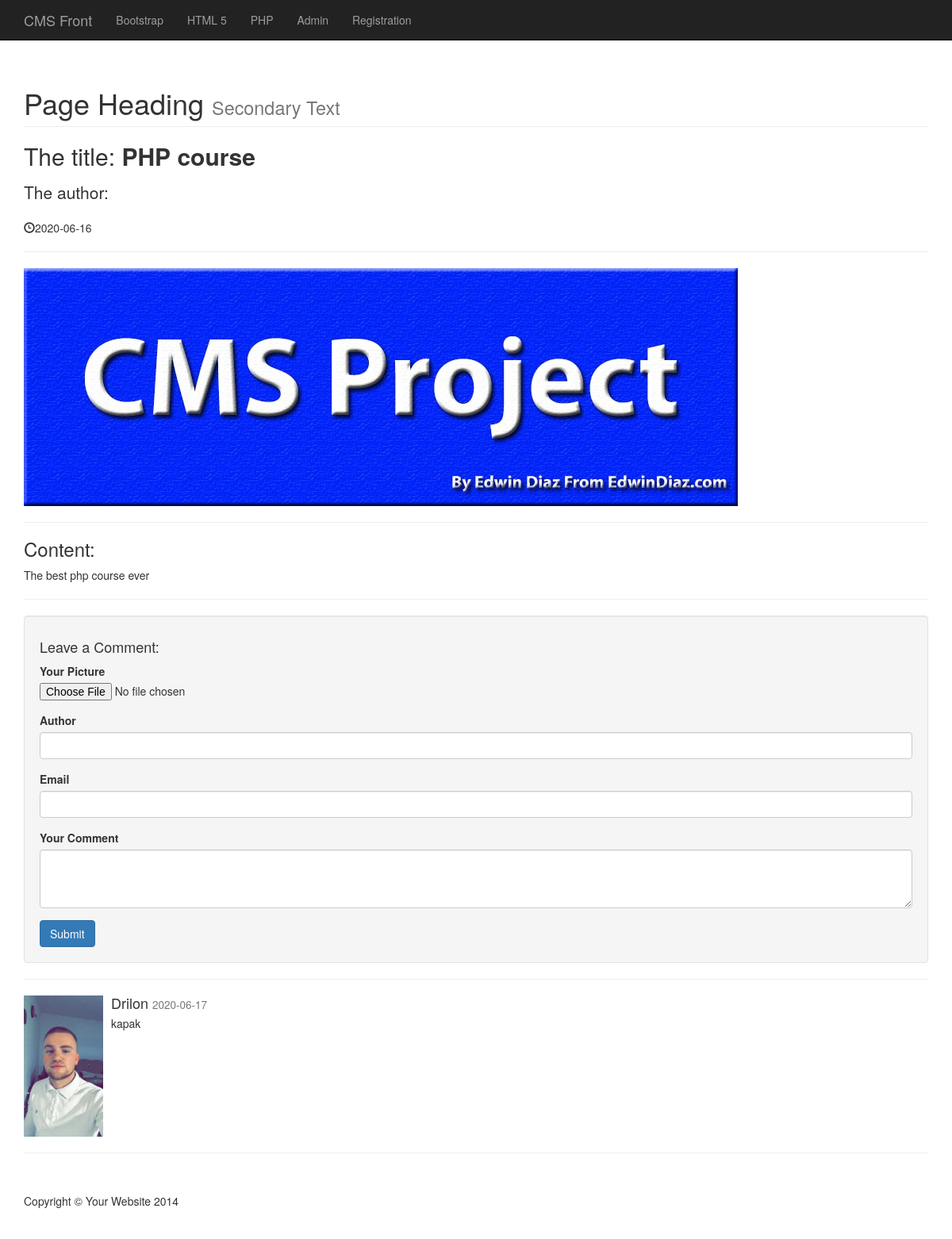
The page /post.php?p_id=207 on the database its author committed.
### tables this page shows
CREATE TABLE `categories` (
  `cat_id` int(3) NOT NULL,
  `cat_title` varchar(255) NOT NULL
);

CREATE TABLE `posts` (
  `post_id` int(3) NOT NULL,
  `post_category_id` int(3) NOT NULL,
  `post_title` varchar(255) NOT NULL,
  `post_author` varchar(255) NOT NULL,
  `post_user` varchar(255) NOT NULL,
  `post_date` date NOT NULL,
  `post_image` text NOT NULL,
  `post_content` text NOT NULL,
  `post_tags` varchar(255) NOT NULL,
  `post_comment_count` int(111) NOT NULL,
  `post_status` varchar(255) NOT NULL DEFAULT 'draft',
  `post_views_count` int(11) NOT NULL
);

CREATE TABLE `comments` (
  `comment_id` int(3) NOT NULL,
  `comment_post_id` int(3) NOT NULL,
  `comment_author` varchar(255) NOT NULL,
  `comment_email` varchar(255) NOT NULL,
  `comment_content` text NOT NULL,
  `comment_status` varchar(255) NOT NULL,
  `comment_date` date NOT NULL,
  `comment_image` text NOT NULL
);

### post.php (the view, shortened to what this page needs)
<?php include "includes/db.php"; ?>
<?php include "includes/header.php"; ?>
<?php include "includes/navigation.php"; ?>
    <div class="container">
        <div class="row">
            <div class="col-md-12">
                <?php
                   if(isset($_GET['p_id'])) {
                   $the_post_id = $_GET['p_id'];
                $query = "SELECT * FROM posts WHERE post_id = $the_post_id ";
                $select_all_posts_query = mysqli_query($connection, $query);
                while($row = mysqli_fetch_assoc($select_all_posts_query)) {
                $post_title = $row['post_title'];
                $post_author = $row['post_author'];
                $post_date = $row['post_date'];
                $post_image = $row['post_image'];
                $post_content = $row['post_content'];
                  ?>
                         <h1 class="page-header">
                    Page Heading
                    <small>Secondary Text</small>
                </h1>
                <h2>
                  The title: <label><?php echo $post_title ?></label>
                </h2>
                <p class="lead">
                    The author: <label for=""><?php echo $post_author ?></label>
                </p>
                <p><span class="glyphicon glyphicon-time"></span><?php echo $post_date ?></p>
                <hr>
                <img class="img-responsive" src="images/<?php echo $post_image; ?>" alt="">
                <hr>
                <h3>Content:</h3><p><?php echo $post_content ?></p>
                <hr>
                <?php     }
                   } else {
                       header("Location: index.php");
                   }
                ?>
                <div class="well">
                    <h4>Leave a Comment:</h4>
                    <form action="" method="post" role="form">
                      <div class="form-group">
                            <label for="comment_image">Your Picture</label>
                            <input type="file" name="image">
                        </div>
                      <div class="form-group">
                           <label for="Author">Author</label>
                            <input type="text" class="form-control" name="comment_author">
                        </div>
                       <div class="form-group">
                           <label for="email">Email</label>
                            <input type="email" class="form-control" name="comment_email">
                        </div>
                        <div class="form-group">
                           <label for="comment">Your Comment</label>
                            <textarea name="comment_content" class="form-control" rows="3"></textarea>
                        </div>
                        <button type="submit" name="create_comment" class="btn btn-primary">Submit</button>
                    </form>
                </div>
                <hr>
                <?php
                $query = "SELECT * FROM comments WHERE  comment_post_id = {$the_post_id} ";
                $query .= "AND comment_status = 'approved' ";
                $query .= "ORDER BY comment_id DESC ";
                $select_comment_query = mysqli_query($connection,$query);
                while ($row = mysqli_fetch_array($select_comment_query)){
                    $comment_date = $row['comment_date'];
                    $comment_content = $row['comment_content'];
                    $comment_author = $row['comment_author'];
                    $comment_image = $row['comment_image'];
                ?>
                <div class="media">
                    <a class="pull-left" href="#">
                   <img class="img-responsive" width="100" src="images/<?php echo $comment_image; ?>" alt="">
                    </a>
                    <div class="media-body">
                        <h4 class="media-heading"><?php echo $comment_author; ?>
                            <small><?php echo $comment_date; ?></small>
                        </h4>
                        <?php echo $comment_content; ?>
                    </div>
                </div>
               <?php } ?>
            </div>
        </div>
        <hr>
<?php include "includes/footer.php"; ?>

### includes/navigation.php (shortened to what this page needs)
   <nav class="navbar navbar-inverse navbar-fixed-top" role="navigation">
    <div class="container">
        <div class="navbar-header">
            <a class="navbar-brand" href="index.php">CMS Front</a>
        </div>
        <div class="collapse navbar-collapse" id="bs-example-navbar-collapse-1">
            <ul class="nav navbar-nav">
                <?php
                $query = "SELECT * FROM categories ";
                $select_all_categories_query = mysqli_query($connection, $query);
                while($row = mysqli_fetch_assoc($select_all_categories_query)) {
                 $cat_title = $row['cat_title'];
                $cat_id = $row['cat_id'];
                     echo "<li><a href='category.php?category=$cat_id'>{$cat_title}</a></li>";
                }
                ?>
            <li>
                <a href="admin">Admin</a>
            </li>
            <li>
                <a href="registration.php">Registration</a>
            </li>
                </ul>
        </div>
    </div>
</nav>

### css/blog-home.css (style rules this page uses)
body { padding-top: 70px; }

### rows shown on the page
categories: cat_title "Bootstrap"
categories: cat_title "HTML 5"
categories: cat_title "PHP"
posts: post_title "PHP course", post_date "2020-06-16", post_image (picture), post_content "The best php course ever"
comments: comment_image (picture), comment_author "Drilon", comment_date "2020-06-17", comment_content "kapak"
